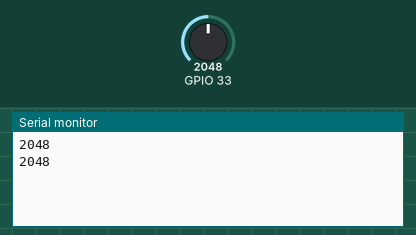
The sketch below on a simulated ESP32. Parts: the last lines printed to the serial monitor. The test bench sets the inputs (shaded band); at power-on: GPIO 33 = 2048.

Above: at 1.8 s.
1.9 s: GPIO 33 set to 2866
At 2.5 s:
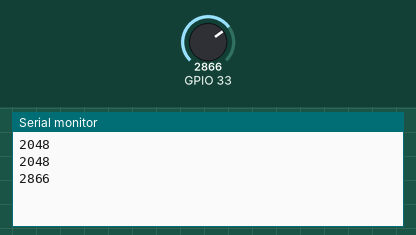
3.4 s: GPIO 33 set to 3603
At 4.8 s:
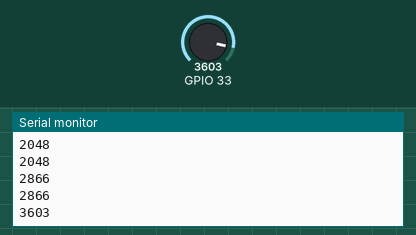
Timing chart, 0 to 6.4 s (numbered marks = the images above; inputs shaded):
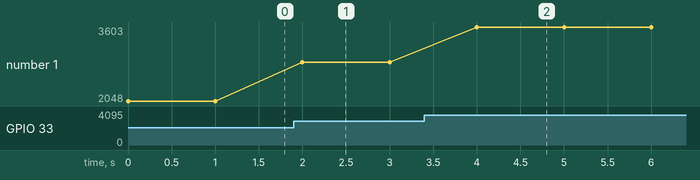

The sketch:

sensorv2_troubleshooting.ino
```cpp
#include "esp_adc_cal.h"
#define Sensor1    32

int ADC_value = 0;
float Voltage = 0.0;
float final_value = 0.0;
void setup() {
  // put your setup code here, to run once:
  Serial.begin(115200);
  esp_adc_cal_characteristics_t adc_chars;
  esp_adc_cal_characterize(ADC_UNIT_1, ADC_ATTEN_DB_11, ADC_WIDTH_BIT_12, 3130, &adc_chars);
//  adc1_config_width(ADC_WIDTH_BIT_12);
//  adc1_config_channel_atten(ADC1_CHANNEL_5,ADC_ATTEN_DB_0);
 }

void loop()
{
  // put your main code here, to run repeatedly:
  float sensor_voltage;
  float sensitivity = 0.0002021;
  float solar_irradiance;
  float reference_voltage = 3.13;

  //int analog_value = analogRead(Sensor1);
  int analog_value = adc1_get_raw(ADC1_CHANNEL_5);

  sensor_voltage = (analog_value * reference_voltage) / 1024.0;
  //sensor_voltage = readADC_Cal(analog_value)
  solar_irradiance = (sensor_voltage / sensitivity);
  Serial.println(analog_value);
//  Serial.print('\t');
//  Serial.print(sensor_voltage);
//  Serial.print('\t');
//  Serial.println(solar_irradiance);
  delay(1000);
}

uint32_t readADC_Cal(int ADC_Raw)
{
  esp_adc_cal_characteristics_t adc_chars;

  esp_adc_cal_characterize(ADC_UNIT_1, ADC_ATTEN_DB_11, ADC_WIDTH_BIT_12, 3130, &adc_chars);
  return(esp_adc_cal_raw_to_voltage(ADC_Raw, &adc_chars));
}
```

Measured:
- after the input at 1.9 s, the serial monitor: prints a new line after 0.10 s (image 1)
- after the input at 3.4 s, the serial monitor: prints a new line after 0.60 s (image 2)
- plotted number 1: 2048 → 2866 after the input at 1.9 s, 2866 → 3603 after the input at 3.4 s
